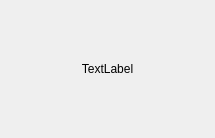
<?xml version="1.0" encoding="UTF-8"?>
<ui version="4.0">
 <class>small_capture</class>
 <widget class="QWidget" name="small_capture">
  <property name="geometry">
   <rect>
    <x>0</x>
    <y>0</y>
    <width>215</width>
    <height>138</height>
   </rect>
  </property>
  <property name="windowTitle">
   <string>Form</string>
  </property>
  <layout class="QVBoxLayout" name="verticalLayout">
   <item>
    <widget class="QLabel" name="label">
     <property name="text">
      <string>TextLabel</string>
     </property>
     <property name="alignment">
      <set>Qt::AlignCenter</set>
     </property>
    </widget>
   </item>
  </layout>
 </widget>
 <resources/>
 <connections/>
</ui>
